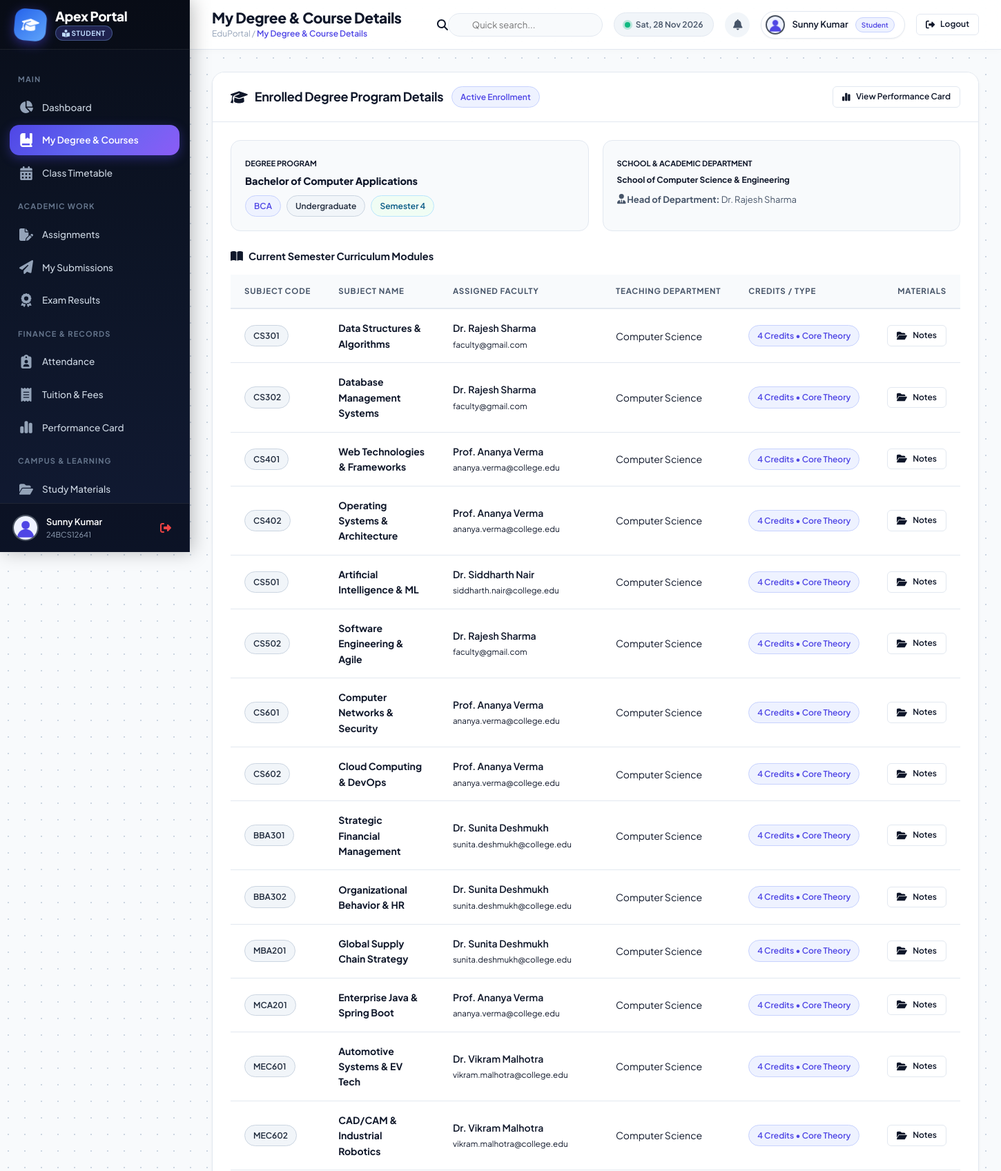
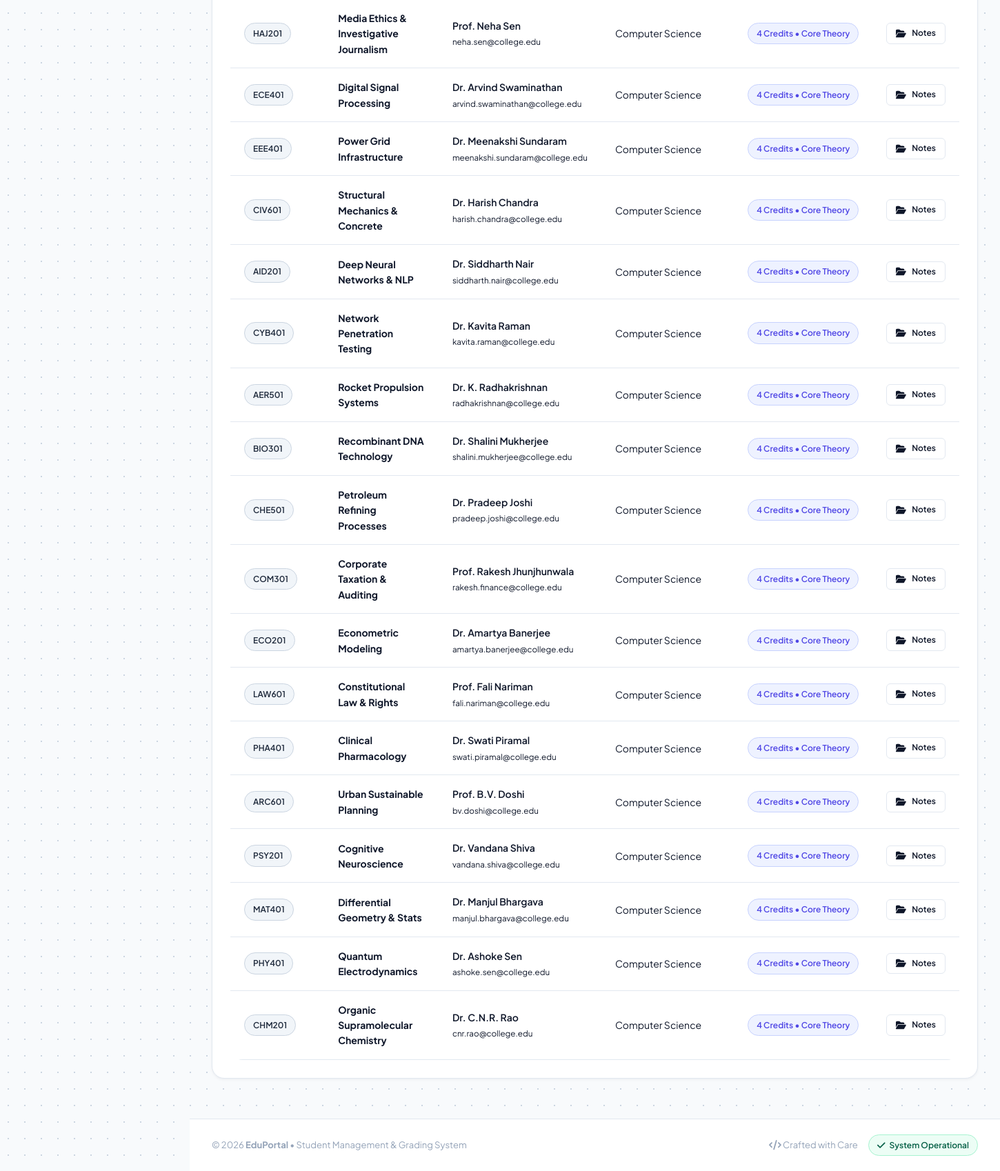
Page /student/courses.php (signed in) on the committed database (2 pictures, top to bottom).
### tables this page shows
CREATE TABLE `students` (
  `student_id` INT AUTO_INCREMENT PRIMARY KEY,
  `user_id` INT NOT NULL UNIQUE,
  `roll_no` VARCHAR(50) NOT NULL UNIQUE,
  `department_id` INT DEFAULT NULL,
  `course_id` INT DEFAULT NULL,
  `course` VARCHAR(100) DEFAULT 'BCA',
  `semester` INT NOT NULL DEFAULT 1,
  `admission_year` INT NOT NULL DEFAULT 2024,
  `gender` ENUM('Male','Female','Other') DEFAULT 'Male',
  `dob` DATE DEFAULT NULL,
  `address` TEXT DEFAULT NULL,
  `status` ENUM('Active','Graduated','Suspended') DEFAULT 'Active',
  `profile_picture` VARCHAR(255) DEFAULT NULL,
  `created_at` TIMESTAMP DEFAULT CURRENT_TIMESTAMP,
  CONSTRAINT `fk_sp_stu_course` FOREIGN KEY (`course_id`) REFERENCES `courses` (`course_id`) ON DELETE SET NULL,
  CONSTRAINT `fk_sp_stu_user` FOREIGN KEY (`user_id`) REFERENCES `users` (`id`) ON DELETE CASCADE
);

CREATE TABLE `courses` (
  `course_id` INT AUTO_INCREMENT PRIMARY KEY,
  `department_id` INT NOT NULL,
  `name` VARCHAR(150) NOT NULL,
  `code` VARCHAR(30) NOT NULL UNIQUE,
  `degree_level` ENUM('Undergraduate','Postgraduate','Doctorate','Diploma') NOT NULL DEFAULT 'Undergraduate',
  `duration` VARCHAR(50) NOT NULL DEFAULT '3 Years',
  `semester_count` INT NOT NULL DEFAULT 6,
  `fees_per_year` DECIMAL(10,2) NOT NULL DEFAULT 65000.00,
  `eligibility` TEXT DEFAULT NULL,
  `description` TEXT DEFAULT NULL,
  `created_at` TIMESTAMP DEFAULT CURRENT_TIMESTAMP,
  `course_name` VARCHAR(150) DEFAULT NULL,
  `course_code` VARCHAR(30) DEFAULT NULL,
  CONSTRAINT `fk_sp_course_dept` FOREIGN KEY (`department_id`) REFERENCES `departments` (`department_id`) ON DELETE CASCADE
);

CREATE TABLE `departments` (
  `department_id` INT AUTO_INCREMENT PRIMARY KEY,
  `name` VARCHAR(150) NOT NULL,
  `code` VARCHAR(20) NOT NULL UNIQUE,
  `description` TEXT DEFAULT NULL,
  `head_of_dept` VARCHAR(120) DEFAULT NULL,
  `icon` VARCHAR(50) DEFAULT 'fa-laptop-code',
  `created_at` TIMESTAMP DEFAULT CURRENT_TIMESTAMP
);

CREATE TABLE `subjects` (
  `subject_id` INT AUTO_INCREMENT PRIMARY KEY,
  `subject_name` VARCHAR(150) NOT NULL,
  `subject_code` VARCHAR(50) NOT NULL UNIQUE,
  `faculty_id` INT DEFAULT NULL,
  `course` VARCHAR(100) DEFAULT 'B.Tech CSE',
  `semester` INT DEFAULT 1,
  `created_at` TIMESTAMP DEFAULT CURRENT_TIMESTAMP
);

CREATE TABLE `users` (
  `id` INT AUTO_INCREMENT PRIMARY KEY,
  `name` VARCHAR(120) NOT NULL,
  `email` VARCHAR(120) NOT NULL UNIQUE,
  `password` VARCHAR(255) NOT NULL,
  `role` ENUM('admin', 'faculty', 'student') NOT NULL DEFAULT 'student',
  `profile_picture` VARCHAR(255) DEFAULT 'default.png',
  `phone` VARCHAR(30) DEFAULT NULL,
  `created_at` TIMESTAMP DEFAULT CURRENT_TIMESTAMP
);

### config/db.php (called while the page is built, shortened)
<?php
$host = getenv('DB_HOST') ?: "127.0.0.1";
$user = getenv('DB_USER') ?: "root";
$password = getenv('DB_PASSWORD') !== false ? getenv('DB_PASSWORD') : "";
$database = getenv('DB_NAME') ?: "student_portal";
$port = getenv('DB_PORT') ? (int)getenv('DB_PORT') : 3306;
try {
    $con = @mysqli_connect($host, $user, $password, $database, $port);
} catch (Throwable $e) {
    $con = false;
}
mysqli_set_charset($con, "utf8mb4");
if ($con) {
    static $schema_checked = false;
    if (!$schema_checked) {
if (!function_exists('safe_num_rows')) {
    function safe_num_rows($result) {
        if ($result && is_object($result)) {
            return mysqli_num_rows($result);
        }
        return 0;
    }
}
    }
}
if (!function_exists('safe_fetch_assoc')) {
    function safe_fetch_assoc($result) {
        if ($result && is_object($result) && mysqli_num_rows($result) > 0) {
            return mysqli_fetch_assoc($result);
        }
        return [];
    }
}
?>

### student/courses.php (the view, shortened to what this page needs)
<?php
include("../config/db.php");
$user_id = $_SESSION['user_id'];
$st_q = mysqli_query($con, "
    SELECT s.*, u.name, u.email
    FROM students s
    JOIN users u ON s.user_id = u.id
    WHERE s.user_id='$user_id'
    LIMIT 1
");
$student = ($st_q && safe_num_rows($st_q) > 0) ? safe_fetch_assoc($st_q) : [];
$course_id = $student['course_id'] ?? 0;
$course_info = null;
if ($course_id > 0) {
    $c_res = mysqli_query($con, "
        SELECT c.*, d.name AS dept_name, d.head_of_dept
        FROM courses c
        LEFT JOIN departments d ON c.department_id = d.department_id
        WHERE c.course_id='$course_id'
        LIMIT 1
    ");
    $course_info = safe_fetch_assoc($c_res);
}
$subjects_q = mysqli_query($con, "
    SELECT s.*, f.specialization, u.name AS faculty_name, u.email AS faculty_email
    FROM subjects s
    LEFT JOIN faculty f ON s.faculty_id = f.faculty_id
    LEFT JOIN users u ON f.user_id = u.id
    ORDER BY s.subject_id ASC
");
include("../includes/header.php");
include("../includes/sidebar_student.php");
include("../includes/navbar.php");
?>
<div class="card">
    <div class="card-header">
        <div style="display:flex; align-items:center; gap:12px; flex-wrap:wrap;">
            <h3><i class="fa-solid fa-graduation-cap"></i> Enrolled Degree Program Details</h3>
            <span class="badge badge-primary">Active Enrollment</span>
        </div>
        <a href="performance_report.php" class="btn btn-outline btn-sm">
            <i class="fa-solid fa-chart-simple"></i> View Performance Card
        </a>
    </div>
    <div class="card-body">
        <div class="row" style="display:flex; flex-wrap:wrap; gap:20px; margin-bottom:25px;">
            <div style="flex:1; min-width:280px; background:var(--bg-body); padding:20px; border-radius:var(--radius-md); border:1px solid var(--border-color);">
                <small class="text-muted" style="text-transform:uppercase; font-size:11px; font-weight:700;">Degree Program</small>
                <h4 style="font-weight:800; color:var(--text-primary); margin:4px 0 8px;">
                    <?php echo htmlspecialchars($course_info['name'] ?? ($student['course'] ?? 'Bachelor of Computer Applications')); ?>
                </h4>
                <div style="display:flex; gap:8px; flex-wrap:wrap;">
                    <span class="badge badge-primary"><?php echo htmlspecialchars($course_info['code'] ?? 'BCA'); ?></span>
                    <span class="badge badge-dark"><?php echo htmlspecialchars($course_info['degree_level'] ?? 'Undergraduate'); ?></span>
                    <span class="badge badge-info">Semester <?php echo htmlspecialchars($student['semester'] ?? 4); ?></span>
                </div>
            </div>
            <div style="flex:1; min-width:280px; background:var(--bg-body); padding:20px; border-radius:var(--radius-md); border:1px solid var(--border-color);">
                <small class="text-muted" style="text-transform:uppercase; font-size:11px; font-weight:700;">School & Academic Department</small>
                <h5 style="font-weight:700; color:var(--text-primary); margin:4px 0 8px;">
                    <?php echo htmlspecialchars($course_info['dept_name'] ?? 'School of Computer Science & Engineering'); ?>
                </h5>
                <p style="margin:0; font-size:13px; color:var(--text-secondary);">
                    <i class="fa-solid fa-user-tie text-gold"></i> <strong>Head of Department:</strong> <?php echo htmlspecialchars($course_info['head_of_dept'] ?? 'Dr. Rajesh Sharma'); ?>
                </p>
            </div>
        </div>
        <h4 style="font-weight:700; color:var(--text-primary); margin-bottom:15px; display:flex; align-items:center; gap:8px;">
            <i class="fa-solid fa-book-open text-primary"></i> Current Semester Curriculum Modules
        </h4>
        <div class="table-responsive">
            <table class="custom-table">
                <thead>
                    <tr>
                        <th>Subject Code</th>
                        <th>Subject Name</th>
                        <th>Assigned Faculty</th>
                        <th>Teaching Department</th>
                        <th>Credits / Type</th>
                        <th style="text-align:right;">Materials</th>
                    </tr>
                </thead>
                <tbody>
                    <?php if ($subjects_q && safe_num_rows($subjects_q) > 0): ?>
                        <?php while ($sub = safe_fetch_assoc($subjects_q)):
                            $name = $sub['subject_name'] ?? ($sub['suject_name'] ?? 'Core Subject');
                        ?>
                            <tr>
                                <td><span class="badge badge-dark"><?php echo htmlspecialchars($sub['subject_code']); ?></span></td>
                                <td>
                                    <strong><?php echo htmlspecialchars($name); ?></strong>
                                </td>
                                <td>
                                    <?php if (!empty($sub['faculty_name'])): ?>
                                        <div style="font-weight:600; color:var(--text-primary);"><?php echo htmlspecialchars($sub['faculty_name']); ?></div>
                                        <small class="text-muted"><?php echo htmlspecialchars($sub['faculty_email']); ?></small>
                                    <?php else: ?>
                                        <span class="text-muted">Faculty Assigned</span>
                                    <?php endif; ?>
                                </td>
                                <td>Computer Science</td>
                                <td><span class="badge badge-primary">4 Credits &bull; Core Theory</span></td>
                                <td style="text-align:right;">
                                    <a href="study_materials.php" class="btn btn-outline btn-sm">
                                        <i class="fa-solid fa-folder-open"></i> Notes
                                    </a>
                                </td>
                            </tr>
                        <?php endwhile; ?>
                    <?php endif; ?>
                </tbody>
            </table>
        </div>
    </div>
</div>
<?php include("../includes/footer.php"); ?>

### includes/sidebar_student.php (shortened to what this page needs)
<?php
$current_page = basename($_SERVER['PHP_SELF']);
$student_name = $_SESSION['name'] ?? 'Student';
$student_pic = "../assets/images/default-user.png";
$roll_no_display = "Student";
if (isset($con) && isset($_SESSION['user_id'])) {
    $u_res = mysqli_query($con, "
        SELECT students.profile_picture, students.roll_no, students.course
        FROM students
        WHERE user_id='" . $_SESSION['user_id'] . "'
    ");
    if ($u_res && $s_row = safe_fetch_assoc($u_res)) {
        if (!empty($s_row['roll_no'])) {
            $roll_no_display = $s_row['roll_no'];
        }
    }
}
?>
<aside class="sidebar">
    <div class="sidebar-brand">
        <div class="brand-icon" style="background: linear-gradient(135deg, #2563eb 0%, #60a5fa 100%);">
            <i class="fa-solid fa-graduation-cap"></i>
        </div>
        <div class="brand-text">
            <h3>Apex Portal</h3>
            <span class="brand-badge" style="color: #bfdbfe;"><i class="fa-solid fa-book-reader"></i> Student</span>
        </div>
    </div>
    <div class="sidebar-menu">
        <div class="menu-category">MAIN</div>
        <a href="dashboard.php" class="nav-link <?php echo ($current_page == 'dashboard.php') ? 'active' : ''; ?>">
            <i class="fa-solid fa-chart-pie"></i>
            <span>Dashboard</span>
        </a>
        <a href="courses.php" class="nav-link <?php echo ($current_page == 'courses.php') ? 'active' : ''; ?>">
            <i class="fa-solid fa-book-bookmark"></i>
            <span>My Degree & Courses</span>
        </a>
        <a href="timetable.php" class="nav-link <?php echo ($current_page == 'timetable.php') ? 'active' : ''; ?>">
            <i class="fa-solid fa-calendar-days"></i>
            <span>Class Timetable</span>
        </a>
        <div class="menu-category">ACADEMIC WORK</div>
        <a href="view_assignments.php" class="nav-link <?php echo in_array($current_page, ['view_assignments.php', 'assignments.php', 'submit_assignment.php']) ? 'active' : ''; ?>">
            <i class="fa-solid fa-file-pen"></i>
            <span>Assignments</span>
        </a>
        <a href="my_submissions.php" class="nav-link <?php echo ($current_page == 'my_submissions.php') ? 'active' : ''; ?>">
            <i class="fa-solid fa-paper-plane"></i>
            <span>My Submissions</span>
        </a>
        <a href="view_grades.php" class="nav-link <?php echo in_array($current_page, ['view_grades.php', 'results.php']) ? 'active' : ''; ?>">
            <i class="fa-solid fa-award"></i>
            <span>Exam Results</span>
        </a>
        <div class="menu-category">FINANCE & RECORDS</div>
        <a href="view_attendance.php" class="nav-link <?php echo in_array($current_page, ['view_attendance.php', 'attendance.php']) ? 'active' : ''; ?>">
            <i class="fa-solid fa-clipboard-user"></i>
            <span>Attendance</span>
        </a>
        <a href="fees.php" class="nav-link <?php echo ($current_page == 'fees.php') ? 'active' : ''; ?>">
            <i class="fa-solid fa-receipt"></i>
            <span>Tuition & Fees</span>
        </a>
        <a href="performance_report.php" class="nav-link <?php echo ($current_page == 'performance_report.php') ? 'active' : ''; ?>">
            <i class="fa-solid fa-chart-simple"></i>
            <span>Performance Card</span>
        </a>
        <div class="menu-category">CAMPUS & LEARNING</div>
        <a href="study_materials.php" class="nav-link <?php echo ($current_page == 'study_materials.php') ? 'active' : ''; ?>">
            <i class="fa-solid fa-folder-open"></i>
            <span>Study Materials</span>
        </a>
    </div>
    <div class="sidebar-footer">
        <div class="user-mini">
            <img src="<?php echo $student_pic; ?>" alt="Student Avatar" class="user-avatar">
            <div class="user-info">
                <div class="name"><?php echo htmlspecialchars($student_name); ?></div>
                <div class="role-tag"><?php echo htmlspecialchars($roll_no_display); ?></div>
            </div>
        </div>
        <a href="../logout.php" class="logout-icon" title="Logout">
            <i class="fa-solid fa-right-from-bracket"></i>
        </a>
    </div>
</aside>

### rows in the picture
students: roll_no "24BCS12641", semester "4"
courses: name "Bachelor of Computer Applications", code "BCA", degree_level "Undergraduate", department.name "School of Computer Science & Engineering", department.head_of_dept "Dr. Rajesh Sharma"
subjects: subject_code "CS301", subject_name "Data Structures & Algorithms", users.name "Dr. Rajesh Sharma", users.email "faculty@gmail.com"
subjects: subject_code "CS302", subject_name "Database Management Systems", users.name "Dr. Rajesh Sharma", users.email "faculty@gmail.com"
subjects: subject_code "CS401", subject_name "Web Technologies & Frameworks", users.name "Prof. Ananya Verma", users.email "ananya.verma@college.edu"
subjects: subject_code "CS402", subject_name "Operating Systems & Architecture", users.name "Prof. Ananya Verma", users.email "ananya.verma@college.edu"
subjects: subject_code "CS501", subject_name "Artificial Intelligence & ML", users.name "Dr. Siddharth Nair", users.email "siddharth.nair@college.edu"
subjects: subject_code "CS502", subject_name "Software Engineering & Agile", users.name "Dr. Rajesh Sharma", users.email "faculty@gmail.com"
subjects: subject_code "CS601", subject_name "Computer Networks & Security", users.name "Prof. Ananya Verma", users.email "ananya.verma@college.edu"
subjects: subject_code "CS602", subject_name "Cloud Computing & DevOps", users.name "Prof. Ananya Verma", users.email "ananya.verma@college.edu"
subjects: subject_code "BBA301", subject_name "Strategic Financial Management", users.name "Dr. Sunita Deshmukh", users.email "sunita.deshmukh@college.edu"
subjects: subject_code "BBA302", subject_name "Organizational Behavior & HR", users.name "Dr. Sunita Deshmukh", users.email "sunita.deshmukh@college.edu"
subjects: subject_code "MBA201", subject_name "Global Supply Chain Strategy", users.name "Dr. Sunita Deshmukh", users.email "sunita.deshmukh@college.edu"
subjects: subject_code "MCA201", subject_name "Enterprise Java & Spring Boot", users.name "Prof. Ananya Verma", users.email "ananya.verma@college.edu"
subjects: subject_code "MEC601", subject_name "Automotive Systems & EV Tech", users.name "Dr. Vikram Malhotra", users.email "vikram.malhotra@college.edu"
subjects: subject_code "MEC602", subject_name "CAD/CAM & Industrial Robotics", users.name "Dr. Vikram Malhotra", users.email "vikram.malhotra@college.edu"
subjects: subject_code "HAJ201", subject_name "Media Ethics & Investigative Journalism", users.name "Prof. Neha Sen", users.email "neha.sen@college.edu"
subjects: subject_code "ECE401", subject_name "Digital Signal Processing", users.name "Dr. Arvind Swaminathan", users.email "arvind.swaminathan@college.edu"
subjects: subject_code "EEE401", subject_name "Power Grid Infrastructure", users.name "Dr. Meenakshi Sundaram", users.email "meenakshi.sundaram@college.edu"
subjects: subject_code "CIV601", subject_name "Structural Mechanics & Concrete", users.name "Dr. Harish Chandra", users.email "harish.chandra@college.edu"
subjects: subject_code "AID201", subject_name "Deep Neural Networks & NLP", users.name "Dr. Siddharth Nair", users.email "siddharth.nair@college.edu"
subjects: subject_code "CYB401", subject_name "Network Penetration Testing", users.name "Dr. Kavita Raman", users.email "kavita.raman@college.edu"
subjects: subject_code "AER501", subject_name "Rocket Propulsion Systems", users.name "Dr. K. Radhakrishnan", users.email "radhakrishnan@college.edu"
subjects: subject_code "BIO301", subject_name "Recombinant DNA Technology", users.name "Dr. Shalini Mukherjee", users.email "shalini.mukherjee@college.edu"
subjects: subject_code "CHE501", subject_name "Petroleum Refining Processes", users.name "Dr. Pradeep Joshi", users.email "pradeep.joshi@college.edu"
subjects: subject_code "COM301", subject_name "Corporate Taxation & Auditing", users.name "Prof. Rakesh Jhunjhunwala", users.email "rakesh.finance@college.edu"
subjects: subject_code "ECO201", subject_name "Econometric Modeling", users.name "Dr. Amartya Banerjee", users.email "amartya.banerjee@college.edu"
subjects: subject_code "LAW601", subject_name "Constitutional Law & Rights", users.name "Prof. Fali Nariman", users.email "fali.nariman@college.edu"
subjects: subject_code "PHA401", subject_name "Clinical Pharmacology", users.name "Dr. Swati Piramal", users.email "swati.piramal@college.edu"
subjects: subject_code "ARC601", subject_name "Urban Sustainable Planning", users.name "Prof. B.V. Doshi", users.email "bv.doshi@college.edu"
subjects: subject_code "PSY201", subject_name "Cognitive Neuroscience", users.name "Dr. Vandana Shiva", users.email "vandana.shiva@college.edu"
subjects: subject_code "MAT401", subject_name "Differential Geometry & Stats", users.name "Dr. Manjul Bhargava", users.email "manjul.bhargava@college.edu"
subjects: subject_code "PHY401", subject_name "Quantum Electrodynamics", users.name "Dr. Ashoke Sen", users.email "ashoke.sen@college.edu"
subjects: subject_code "CHM201", subject_name "Organic Supramolecular Chemistry", users.name "Dr. C.N.R. Rao", users.email "cnr.rao@college.edu"

### other values in the picture
$student_name "Sunny Kumar"
$header_title "My Degree & Course Details"
$user_name "Sunny Kumar"
$user_role_label "Student"
